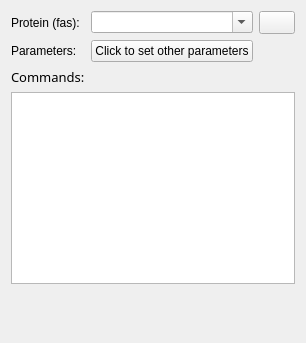
          <widget class="QWidget" name="PhyloBayes">
           <attribute name="label">
            <string>PhyloBayes</string>
           </attribute>
           <layout class="QGridLayout" name="gridLayout_15">
            <item row="0" column="0">
             <widget class="QLabel" name="label_23">
              <property name="text">
               <string>Protein (fas):</string>
              </property>
             </widget>
            </item>
            <item row="0" column="1">
             <widget class="ListQCombobox" name="comboBox_24">
              <property name="sizePolicy">
               <sizepolicy hsizetype="Expanding" vsizetype="Fixed">
                <horstretch>0</horstretch>
                <verstretch>0</verstretch>
               </sizepolicy>
              </property>
              <property name="acceptDrops">
               <bool>true</bool>
              </property>
              <property name="editable">
               <bool>true</bool>
              </property>
              <property name="sizeAdjustPolicy">
               <enum>QComboBox::AdjustToMinimumContentsLength</enum>
              </property>
             </widget>
            </item>
            <item row="0" column="2">
             <widget class="QPushButton" name="pushButton_14">
              <property name="sizePolicy">
               <sizepolicy hsizetype="Fixed" vsizetype="Fixed">
                <horstretch>0</horstretch>
                <verstretch>0</verstretch>
               </sizepolicy>
              </property>
              <property name="minimumSize">
               <size>
                <width>36</width>
                <height>23</height>
               </size>
              </property>
              <property name="maximumSize">
               <size>
                <width>30</width>
                <height>30</height>
               </size>
              </property>
              <property name="styleSheet">
               <string notr="true"/>
              </property>
              <property name="text">
               <string/>
              </property>
             </widget>
            </item>
            <item row="1" column="0">
             <widget class="QLabel" name="label_21">
              <property name="text">
               <string>Parameters:</string>
              </property>
             </widget>
            </item>
            <item row="1" column="1">
             <widget class="QPushButton" name="pushButton_18">
              <property name="text">
               <string>Click to set other parameters</string>
              </property>
             </widget>
            </item>
            <item row="2" column="0">
             <widget class="QLabel" name="label_45">
              <property name="font">
               <font>
                <family>Microsoft YaHei</family>
                <pointsize>10</pointsize>
               </font>
              </property>
              <property name="text">
               <string>Commands:</string>
              </property>
              <property name="alignment">
               <set>Qt::AlignLeading|Qt::AlignLeft|Qt::AlignVCenter</set>
              </property>
             </widget>
            </item>
            <item row="3" column="0" colspan="3">
             <widget class="QPlainTextEdit" name="plainTextEdit_10"/>
            </item>
            <item row="4" column="1">
             <spacer name="verticalSpacer_10">
              <property name="orientation">
               <enum>Qt::Vertical</enum>
              </property>
              <property name="sizeHint" stdset="0">
               <size>
                <width>20</width>
                <height>48</height>
               </size>
              </property>
             </spacer>
            </item>
           </layout>
          </widget>
